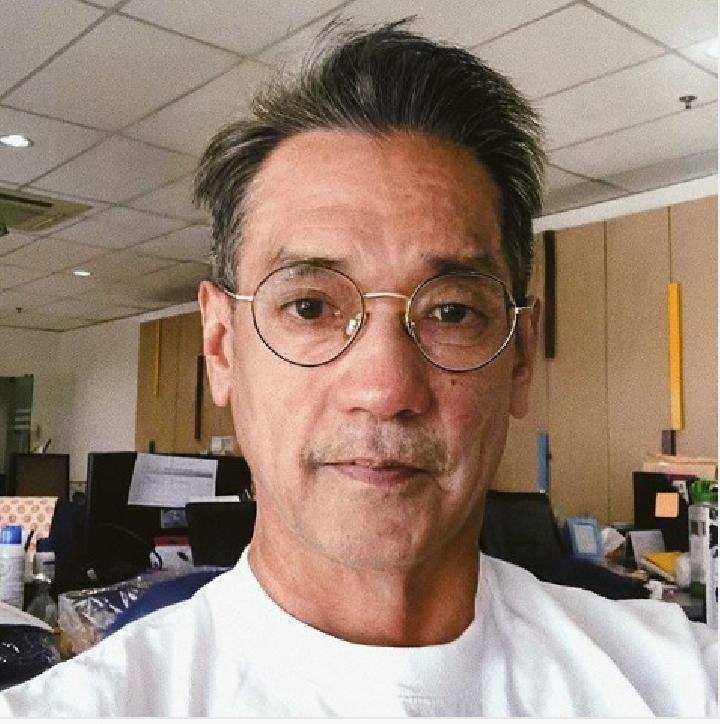
#> input picture Modul 8/gambar.jpg, 720 x 724 px
$ jupyter execute modul8.ipynb
#> lines starting #> are read from the running program, lines starting #| are printed output that depends on the picture; long printed decimals are rounded
[cell 1]
import numpy as np
import matplotlib.pyplot as plt
import cv2
import math

[cell 2]
img = plt.imread('gambar.jpg')
#> img is the input picture: shape (724, 720, 3); mean R, G, B 153.2, 132.4, 118.8
plt.imshow(img)

resize

[cell 3]
def resize(img):
    h, w = img.shape
    result = np.zeros ([int(h/2), int(w/2)])
    h, w = result.shape
    for i in range (h):
        for j in range (w):
            result [i,j] = img[i*2,j*2]
    return result

[cell 4]
def rebuildsize(img):
    h, w, layer = img.shape
    resizeRed = resize(img[:,:,0])
    resizeGreen = resize(img[:,:,1])
    resizeBlue = resize(img[:,:,2])

    result = np.zeros ([int(h/2), int(w/2), layer], dtype = int)
    result[:,:,0] = resizeRed
    result[:,:,1] = resizeGreen
    result[:,:,2] = resizeBlue

    return result

[cell 5]
imgResize = rebuildsize(img).astype("uint8")
#> in rebuildsize, `result[:,:,0] = resizeRed`:
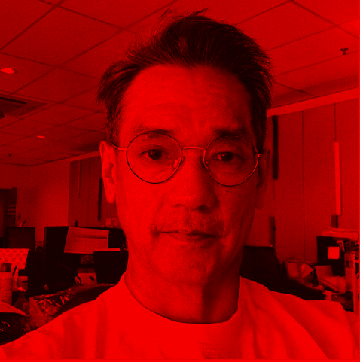
#> result: shape (362, 360, 3) int64; mean of channels 0, 1, 2 153.2, 0, 0; drawn as R, G, B
#> in rebuildsize, `result[:,:,1] = resizeGreen`:
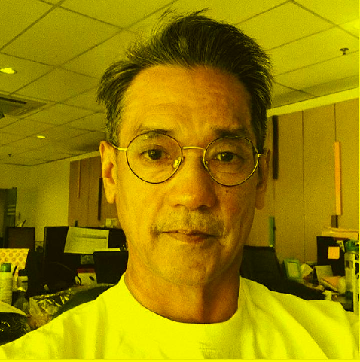
#> result: shape (362, 360, 3) int64; mean of channels 0, 1, 2 153.2, 132.3, 0; drawn as R, G, B
plt.imsave("imgResize.jpg", imgResize.astype("uint8"))

[cell 6]
plt.imshow(img)

[cell 7]
plt.imshow(imgResize)

sharpening

[cell 8]
def filter (image, kernel):
    kernelH, kernelW = kernel.shape
    ci, cj = int((kernelH-1)/2), int((kernelW-1)/2)
    pad = np.pad(image, ((ci, kernelH-1-ci), (cj, kernelW-1-cj)), 'constant' )

    h, w = image.shape
    hasil = np.zeros(image.shape)
    for i in range (h):
        for j in range (w):
            for k in range (kernelW):
                for l in range (kernelH):
                    hasil[i,j] += pad[i+k,j+l] * kernel[k,l]
    return normalisasi (hasil)

def normalisasi (image):
    a, b = np.max(image), np.min(image)
    return ( ( (image-b)*255 )/ (a-b) )

[cell 9]
def konvolusi(image, kernel):
    red = filter (image[:,:,0], kernel)
#> in filter, `pad = np.pad(image, ((ci, kernelH-1-ci), (cj, kernelW-1-cj)), 'constan..`:
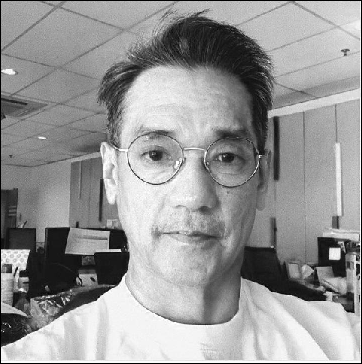
#> pad: shape (364, 362); min 0, max 255, mean 151.5
#> after the loop in filter, `for i in range (h):`:
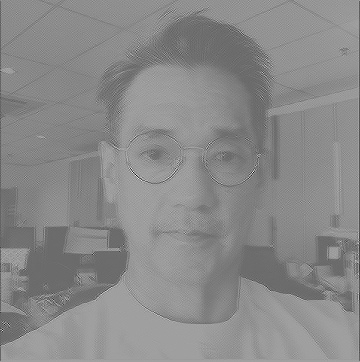
#> hasil: shape (362, 360) float64; min -435, max 650, mean 152.1; drawn with min black and max white
#> in normalisasi, `a, b = np.max(image), np.min(image)`: a = 650; b = -435
    green = filter (image[:,:,1], kernel)
#> in filter (call 2), `pad = np.pad(image, ((ci, kernelH-1-ci), (cj, kernelW-1-cj)), 'constan..`:
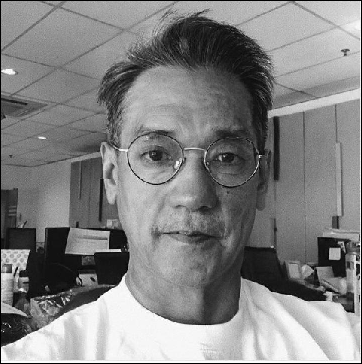
#> pad: shape (364, 362); min 0, max 255, mean 130.8
    blue = filter (image[:,:,2], kernel)
#> in filter (call 3), `pad = np.pad(image, ((ci, kernelH-1-ci), (cj, kernelW-1-cj)), 'constan..`:
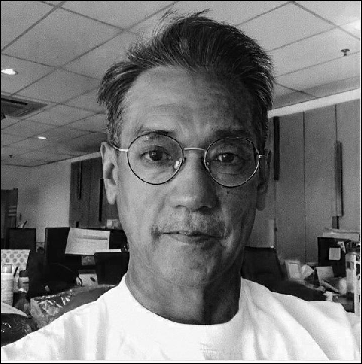
#> pad: shape (364, 362); min 0, max 255, mean 117.4

    result = np.zeros(image.shape)
    result[:,:,0] = red
    result[:,:,1] = green
    result[:,:,2] = blue

    return result

[cell 10]
kernel = np.array([[1, -2, 1], [-1, 3, -1], [1, -2, 1]], dtype = int)
imgSharpen = konvolusi(imgResize, kernel).astype(int)
#> in konvolusi, `result[:,:,0] = red`:
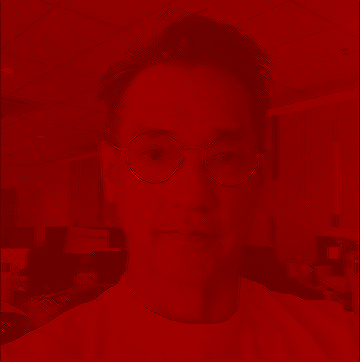
#> result: shape (362, 360, 3) float64; mean of channels 0, 1, 2 138, 0, 0; drawn as R, G, B
#> in konvolusi, `result[:,:,1] = green`:
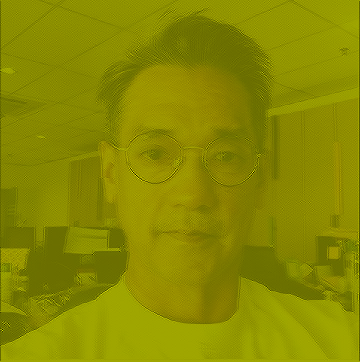
#> result: shape (362, 360, 3) float64; mean of channels 0, 1, 2 138, 138.6, 0; drawn as R, G, B
plt.imsave("imgSharpen.jpg", imgSharpen.astype("uint8"))
plt.imshow(imgSharpen)

convert to grayscale

[cell 11]
resizeG = plt.imread("imgResize.jpg")
sharpG = plt.imread("imgSharpen.jpg")

[cell 12]
# menggunakan fungsi dari cv2 untuk mengubah menjadi gray
grayResize = cv2.cvtColor(resizeG, cv2.COLOR_RGB2GRAY)
plt.imshow(grayResize, cmap= "gray")

[cell 13]
# Menggunakan fungsi dari cv2 untuk mengubah menjadi gray
graySharp = cv2.cvtColor(sharpG, cv2.COLOR_RGB2GRAY)
plt.imshow(graySharp, cmap= "gray")

histogram

[cell 14]
def histogram(image):
    img = image.astype(int)
    sk = np.array ([x for x in range (256)], dtype= int)
    tinggi, lebar = img.shape
    n = tinggi*lebar
    nk = np.array([ np.count_nonzero(img == i) for i in range (256) ], dtype = int)
    p = np.array (nk/n)
    plt.bar(sk, p)
    return p

[cell 15]
plt.title("Histogram hasil resize image original")
plt.xlabel("derajat keabuan")
plt.ylabel("probabilitas")
resizeH = histogram(grayResize)
#> in histogram, `nk = np.array([ np.count_nonzero(img == i) for i in range (256) ], dty..`: nk = 256 values, max 2510 at index 245, min 4 at index 0, mean 509.1
#> in histogram, `p = np.array (nk/n)`: p = 256 values, max 0.0193 at index 245, min 3.07e-05 at index 0, mean 0.00391
#> resizeH has the same summary as p in histogram
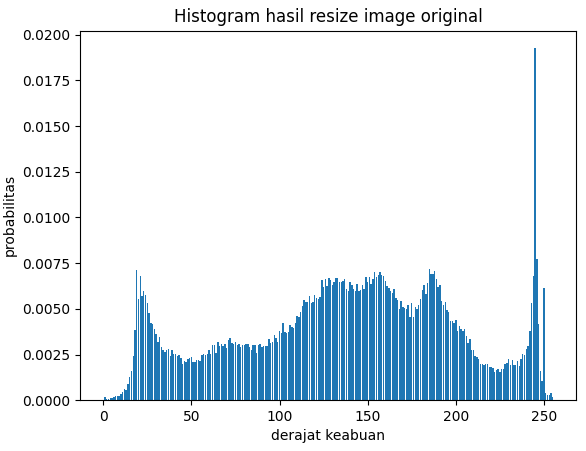
#> figure drawn by matplotlib, 1 panel; tallest bar 0.0193 high, from x = 244.6 to 245.4

[cell 16]
plt.title("Histogram hasil sharpening image original")
plt.xlabel("derajat keabuan")
plt.ylabel("probabilitas")
sharpH = histogram(graySharp)
#> sharpH = 256 values, max 0.0332 at index 164, min 0 at index 1, mean 0.00391
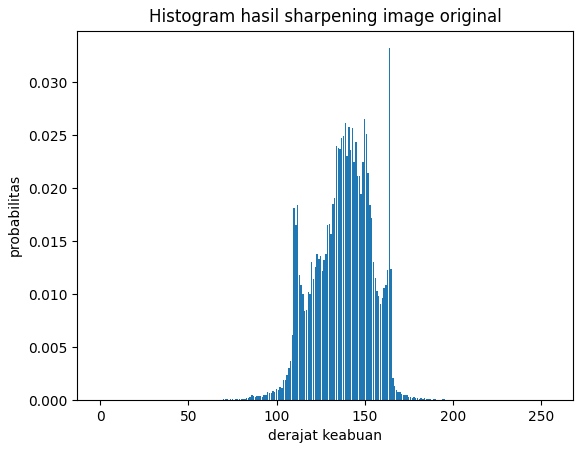
#> figure drawn by matplotlib, 1 panel; tallest bar 0.0332 high, from x = 163.6 to 164.4

mean

[cell 17]
def mean(image):
    result = 0
    for i in range (len(image)):
        result =+ i*image[i]
    return result

variance

[cell 18]
def variance(mean, image):
    result = 0
    for i in range (len(image)):
        result += math.pow (i-mean, 2) * image[i]
    return result

Skewness

[cell 19]
def skewness(mean, image):
    result = 0
    for i in range (len(image)):
        result+= math.pow(i-mean, 3) * image[i]
    return result

Standar Deviasi

[cell 20]
def standDeviasi (mean, image):
    result = 0
    for i in range (len(image)):
        result+= abs(i-m) * image[i]
    return result

Kurtois

[cell 21]
def kurtois (mean, image):
    result = 0
    for i in range (len(image)):
        result+= math.pow(i-mean, 4) * image[i] -3
    return result

[cell 22]
m = mean(resizeH)
#> the loop in mean, `for i in range (len(image)):` made 256 passes
#> result on passes 1 to 3: 0, 0.000169, 0.000153
#> m = 0.043
print ("Mean            : ", m)
#| Mean            :  0.04305
print ("Variance        : ", variance(m, resizeH))
#> the loop in variance, `for i in range (len(image)):` made 256 passes
#> result on passes 1 to 3: 5.69e-08, 0.000155, 0.000449
#> after the loop in variance, `for i in range (len(image)):`: result = 22708
#| Variance        :  22707.998
print ("Skewness        : ", skewness(m, resizeH))
#> the loop in skewness, `for i in range (len(image)):` made 256 passes
#> result on passes 1 to 3: -2.45e-09, 0.000148, 0.000723
#> after the loop in skewness, `for i in range (len(image)):`: result = 4143543.5
#| Skewness        :  4143543.510
print ("Kurtosis        : ", kurtois(m, resizeH))
#> the loop in kurtois, `for i in range (len(image)):` made 256 passes
#> result on passes 1 to 3: -3, -6, -9
#> after the loop in kurtois, `for i in range (len(image)):`: result = 804805281
#| Kurtosis        :  804805280.971
print ("Standar deviasi : ", standDeviasi(m, resizeH))
#> the loop in standDeviasi, `for i in range (len(image)):` made 256 passes
#> result on passes 1 to 3: 1.32e-06, 0.000163, 0.000313
#> after the loop in standDeviasi, `for i in range (len(image)):`: result = 137
#| Standar deviasi :  136.966

[cell 23]
m1 = mean(sharpH)
#> the loop in mean (call 2), `for i in range (len(image)):` made 256 passes
#> m1 = 0.00196
print ("Mean            : ", m1)
#| Mean            :  0.001957
print ("Variance        : ", variance(m1, sharpH))
#> the loop in variance (call 2), `for i in range (len(image)):` made 256 passes
#> result on passes 1 to 3: 2.94e-11, 2.94e-11, 2.94e-11
#| Variance        :  19302.756
print ("Skewness        : ", skewness(m1, sharpH))
#> the loop in skewness (call 2), `for i in range (len(image)):` made 256 passes
#> result on passes 1 to 3: -5.75e-14, -5.75e-14, -5.75e-14
#| Skewness        :  2737271.574
print ("Kurtosis        : ", kurtois(m1, sharpH))
#> the loop in kurtois (call 2), `for i in range (len(image)):` made 256 passes
#| Kurtosis        :  392974213.439
print ("Standar deviasi : ", standDeviasi(m1, sharpH))
#> the loop in standDeviasi (call 2), `for i in range (len(image)):` made 256 passes
#> result on passes 1 to 3: 3.3e-07, 3.3e-07, 3.3e-07
#| Standar deviasi :  137.894

Euclidean Distance

[cell 24]
def euclidean (ori, sharp):
    h, w = ori.shape
    result = 0
    for i in range (h):
        for j in range (w):
            result += (math.pow(ori[i,j] - sharp[i,j], 2))
    return math.sqrt(result)

[cell 25]
eucGray = np.array(grayResize, dtype = 'int64')
eucSharp = np.array(graySharp, dtype = 'int64')
print(euclidean(eucGray, eucSharp))
#> after the loop in euclidean, `for i in range (h):`: result = 315401307
#| 17759.541
